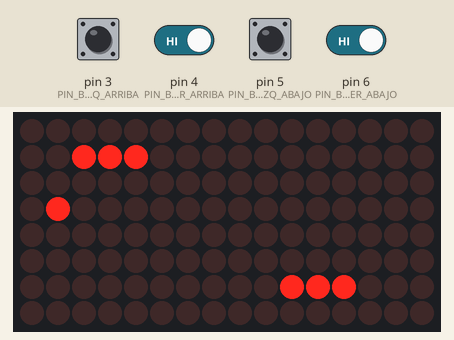
Simulated run of this sketch. Board: Arduino Uno, built with avr-gcc and run on an emulated ATmega328P. On the bench: 16×8 LED matrix. The test bench sets the inputs (shaded band); at power-on: pin 3 (PIN_BOTON_IZQ_ARRIBA), pin 4 (PIN_BOTON_DER_ARRIBA), pin 5 (PIN_BOTON_IZQ_ABAJO), pin 6 (PIN_BOTON_DER_ABAJO) HIGH. Random numbers use the default seed unless the sketch sets one.

Above: at 1.2 s.
1.3 s: pin 3 (PIN_BOTON_IZQ_ARRIBA) pulled LOW for 0.55 s
At 1.56 s:
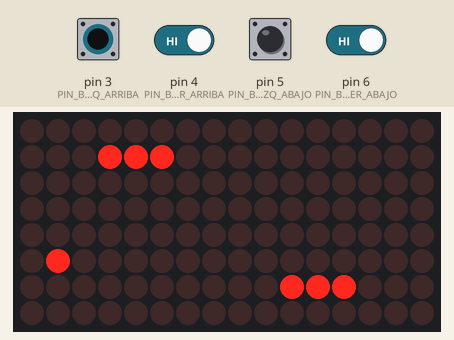
3.5 s: pin 3 (PIN_BOTON_IZQ_ARRIBA) driven LOW and pin 4 (PIN_BOTON_DER_ARRIBA) driven LOW
5.5 s: pin 3 (PIN_BOTON_IZQ_ARRIBA) driven HIGH
At 7.69 s:
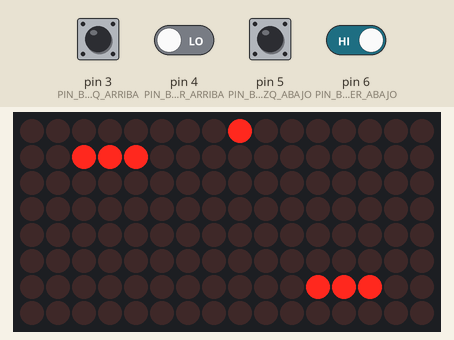
8.5 s: pin 5 (PIN_BOTON_IZQ_ABAJO) pulled LOW for 0.55 s
At 8.71 s:
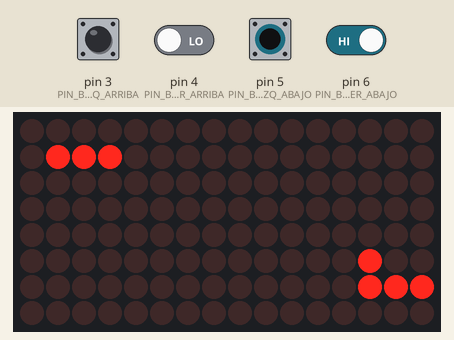
10.7 s: pin 3 (PIN_BOTON_IZQ_ARRIBA) driven LOW
At 10.95 s:
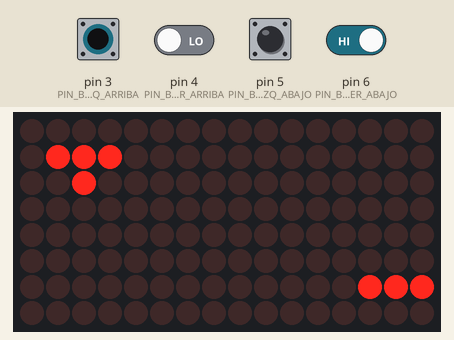
12.9 s: pin 4 (PIN_BOTON_DER_ARRIBA) driven HIGH and pin 6 (PIN_BOTON_DER_ABAJO) driven LOW
At 13.17 s:
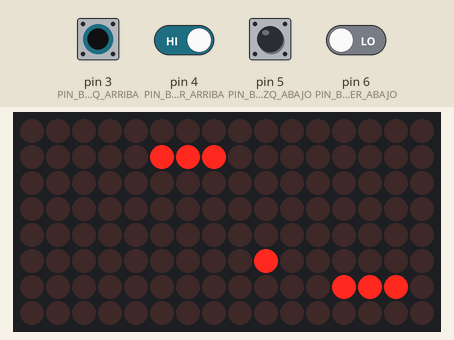

The sketch:

pong.ino
```cpp
#include "LedControl.h"
#include <binary.h>

/* * * * * * * * * * * * * * * * *
 *  CONSTANTES Y TIPOS DE DATOS */

#define PRIMERA_MATRIZ 0
#define SEGUNDA_MATRIZ 1

#define X_MINIMA 0
#define X_MAXIMA 7
#define Y_MINIMA 0
#define Y_MAXIMA 7
#define LARGO_MATRIZ 8

#define X_PALETA_IZQ 1
#define X_PALETA_DER 14
#define Y_PALETA_MINIMA 0
#define Y_PALETA_MAXIMA 5
#define Y_PALETA_INICIAL 2
#define LARGO_PALETA 3

#define CANTIDAD_BOTONES 4
#define PIN_BOTON_IZQ_ARRIBA 3
#define PIN_BOTON_IZQ_ABAJO  5
#define PIN_BOTON_DER_ARRIBA 4
#define PIN_BOTON_DER_ABAJO  6

#define PIN_MATRIZ_DATA_IN   10
#define PIN_MATRIZ_CLK       12
#define PIN_MATRIZ_LOAD      11

typedef struct paleta{
  int x;
  int y;
  int vel;
} paleta_t;

typedef struct pelota{
  int x;
  int y;
  int vel_x;
  int vel_y;
} pelota_t;

/* * * * * * * * * * * * * * * * *
 *  VARIABLES */

LedControl lcl=LedControl(PIN_MATRIZ_DATA_IN,PIN_MATRIZ_CLK,PIN_MATRIZ_LOAD,2);  //Maneja las matrices de leds.

paleta_t paleta_izq = {X_PALETA_IZQ,Y_PALETA_INICIAL,0};
paleta_t paleta_der = {X_PALETA_DER,Y_PALETA_INICIAL,0};
pelota_t pelota = {X_MAXIMA,rand() % LARGO_MATRIZ,-1,1} ;

int puntaje_izq = 0;
int puntaje_der = 0;

/* * * * * * * * * * * * * * * * *
 *  FUNCIONES AUXILIARES */

void dibujar(int x, int y, int estado){
  int matriz;
  if (x > X_MAXIMA) {
    matriz = SEGUNDA_MATRIZ;
    x -= LARGO_MATRIZ;
  } else matriz = PRIMERA_MATRIZ;

  lcl.setLed(matriz,x,y,estado);
}

void dibujarEnParalelo(int x,int y,int estado){
  dibujar(x,y,estado);
  dibujar(x + LARGO_MATRIZ,y,estado);
}

void dibujarPaleta(paleta_t paleta){
  for(int i=0;i <= Y_MAXIMA;i++){ //Apaga los led de la columna de la paleta. Ver si funciona.
    dibujar(paleta.x,i,0);
  }
  for(int i=0;i < LARGO_PALETA;i++){ //Prende solo los led de la paleta.
    dibujar(paleta.x,paleta.y + i,1);
  }
}

void moverPaleta(paleta_t* paleta){
  int nueva_y = paleta->y + paleta->vel;
  if(nueva_y >= Y_PALETA_MINIMA and nueva_y <= Y_PALETA_MAXIMA){
    paleta->y = nueva_y;
    dibujarPaleta(*paleta);
  }
}

bool colisionConPaleta(){
  bool condicion1 = pelota.x + pelota.vel_x == paleta_izq.x;
  bool condicion2 = (pelota.y >= paleta_izq.y + pelota.vel_y) and (pelota.y < paleta_izq.y + LARGO_PALETA + pelota.vel_y);
  bool condicion3 = pelota.x + pelota.vel_x == paleta_der.x;
  bool condicion4 = (pelota.y >= paleta_der.y + pelota.vel_y) and (pelota.y < paleta_der.y + LARGO_PALETA + pelota.vel_y);
  return (condicion1 and condicion2) or ( condicion3 and condicion4);
}

void moverPelota(){
  int x_anterior = pelota.x;
  int y_anterior = pelota.y;

  if ((pelota.y + pelota.vel_y) > Y_MAXIMA or (pelota.y + pelota.vel_y) < Y_MINIMA){
    pelota.vel_y *= -1;
  }
  pelota.y += pelota.vel_y;

  if (colisionConPaleta()){
    pelota.vel_x *= -1;
  }
  pelota.x += pelota.vel_x;

  dibujar(x_anterior,y_anterior,0);
  dibujar(pelota.x,pelota.y,1);
}

void dibujarPuntaje(int matriz,int puntaje){

  if (puntaje == 0){
    byte digito0[] = {B00011000,B00100100,B01000010,B01000010,B01000010,B01000010,B00100100,B00011000};
    for (int i=0;i < LARGO_MATRIZ;i++){
      lcl.setRow(matriz,i,digito0[i]);
    }
  }

  if (puntaje == 1){
    byte digito1[] = {B00011000,B01111000,B00011000,B00011000,B00011000,B00011000,B00011000,B01111110};
    byte digito1_[] = {B01111110,B00011000,B00011000,B00011000,B00011000,B00011000,B00011110,B00011000};
    for (int i=0;i < LARGO_MATRIZ;i++){
      if (matriz == 0){
         lcl.setRow(matriz,i,digito1_[i]);
      }else{
      lcl.setRow(matriz,i,digito1[i]);
    }
  }
  }

  if (puntaje == 2){
    byte digito2[] = {B01111110,B00000010,B00000010,B00000010,B01111110,B01000000,B01000000,B01111110};
    byte digito2_[] = {B01111110,B00000010,B00000010,B01111110,B01000000,B01000000,B01000000,B01111110};
    for (int i=0;i < LARGO_MATRIZ;i++){
      if (matriz == 0){
         lcl.setRow(matriz,i,digito2_[i]);
      }else{
      lcl.setRow(matriz,i,digito2[i]);
    }
  }
  }

  if (puntaje == 3){
    byte digito3[] = {B01111110,B00000010,B00000010,B00111110,B00111110,B00000010,B00000010,B01111110};
    byte digito3_[] = {B01111110,B01000000,B01000000,B01111100,B01111100,B01000000,B01000000,B01111110};
      for (int i=0;i < LARGO_MATRIZ;i++){
        if (matriz == 0){
         lcl.setRow(matriz,i,digito3_[i]);
      }else{
      lcl.setRow(matriz,i,digito3[i]);
    }
      }
  }

  if (puntaje == 4){
    byte digito4[] = {B11000110,B11000110,B11000110,B11000110,B11111110,B00000110,B00000110,B00000110};
    byte digito4_[] = {B01100000,B01100000,B01100000,B01111111,B01100011,B01100011,B01100011,B01100011};
      for (int i=0;i < LARGO_MATRIZ;i++){
        if (matriz == 0){
         lcl.setRow(matriz,i,digito4_[i]);
      }else{
      lcl.setRow(matriz,i,digito4[i]);
    }
      }
  }

  if (puntaje == 5){
    byte digito5[] = {B11111110,B11111110,B11000000,B11000000,B11111110,B00000110,B00000110,B11111110};
    byte digito5_[] = {B01111111,B01100000,B01100000,B01111111,B00000011,B00000011,B01111111,B01111111};
      for (int i=0;i < LARGO_MATRIZ;i++){
        if (matriz == 0){
         lcl.setRow(matriz,i,digito5_[i]);
      }else{
      lcl.setRow(matriz,i,digito5[i]);
    }
      }
  }
}

void inicializar(){
  dibujarPaleta(paleta_izq);
  dibujarPaleta(paleta_der);
  dibujar(pelota.x,pelota.y,1);
}

void administrarEntrada(paleta_t* paleta_der,paleta_t* paleta_izq){
  paleta_der->vel = !digitalRead(PIN_BOTON_DER_ARRIBA) - !digitalRead(PIN_BOTON_DER_ABAJO);
  paleta_izq->vel = !digitalRead(PIN_BOTON_IZQ_ARRIBA) - !digitalRead(PIN_BOTON_IZQ_ABAJO);
}

void transicion(){
  //Fase 1

  delay(165);

  dibujarEnParalelo(3,3,1);
  dibujarEnParalelo(3,4,1);  //Prendo leds en forma radial 1
  dibujarEnParalelo(4,3,1);
  dibujarEnParalelo(4,4,1);

  delay(165);
  //Fase 2
  dibujarEnParalelo(3,3,0);
  dibujarEnParalelo(3,4,0);  //Apago leds anteriores
  dibujarEnParalelo(4,3,0);
  dibujarEnParalelo(4,4,0);


  dibujarEnParalelo(3,2,1);
  dibujarEnParalelo(4,2,1);
  dibujarEnParalelo(5,3,1);
  dibujarEnParalelo(5,4,1);  //Prendo segunda tanda de leds
  dibujarEnParalelo(4,5,1);
  dibujarEnParalelo(3,5,1);
  dibujarEnParalelo(2,4,1);
  dibujarEnParalelo(2,3,1);

  delay(165);

  //Fase 3
  dibujarEnParalelo(3,2,0);
  dibujarEnParalelo(4,2,0);
  dibujarEnParalelo(5,3,0);
  dibujarEnParalelo(5,4,0);  //Apago tanda anterior
  dibujarEnParalelo(4,5,0);
  dibujarEnParalelo(3,5,0);
  dibujarEnParalelo(2,4,0);
  dibujarEnParalelo(2,3,0);


  dibujarEnParalelo(3,1,1);
  dibujarEnParalelo(4,1,1);
  dibujarEnParalelo(5,1,1);
  dibujarEnParalelo(5,2,1);
  dibujarEnParalelo(6,2,1);
  dibujarEnParalelo(6,3,1);
  dibujarEnParalelo(6,4,1);
  dibujarEnParalelo(6,5,1);
  dibujarEnParalelo(5,5,1);
  dibujarEnParalelo(5,6,1); //Prendo nueva tanda
  dibujarEnParalelo(4,6,1);
  dibujarEnParalelo(3,6,1);
  dibujarEnParalelo(2,6,1);
  dibujarEnParalelo(2,5,1);
  dibujarEnParalelo(1,5,1);
  dibujarEnParalelo(1,4,1);
  dibujarEnParalelo(1,3,1);
  dibujarEnParalelo(1,2,1);
  dibujarEnParalelo(2,2,1);
  dibujarEnParalelo(2,1,1);

  delay(165);

  //Fase 4

  dibujarEnParalelo(3,1,0);
  dibujarEnParalelo(4,1,0);
  dibujarEnParalelo(5,1,0);
  dibujarEnParalelo(5,2,0);
  dibujarEnParalelo(6,2,0);
  dibujarEnParalelo(6,3,0);
  dibujarEnParalelo(6,4,0);
  dibujarEnParalelo(6,5,0);
  dibujarEnParalelo(5,5,0);
  dibujarEnParalelo(5,6,0); //Apago tanda anterior
  dibujarEnParalelo(4,6,0);
  dibujarEnParalelo(3,6,0);
  dibujarEnParalelo(2,6,0);
  dibujarEnParalelo(2,5,0);
  dibujarEnParalelo(1,5,0);
  dibujarEnParalelo(1,4,0);
  dibujarEnParalelo(1,3,0);
  dibujarEnParalelo(1,2,0);
  dibujarEnParalelo(2,2,0);
  dibujarEnParalelo(2,1,0);


  dibujarEnParalelo(1,0,1);
  dibujarEnParalelo(2,0,1);
  dibujarEnParalelo(3,0,1);
  dibujarEnParalelo(4,0,1);
  dibujarEnParalelo(5,0,1);
  dibujarEnParalelo(6,0,1);
  dibujarEnParalelo(6,1,1);
  dibujarEnParalelo(7,1,1);
  dibujarEnParalelo(7,2,1);
  dibujarEnParalelo(7,3,1);
  dibujarEnParalelo(7,4,1);
  dibujarEnParalelo(7,5,1);
  dibujarEnParalelo(7,6,1);
  dibujarEnParalelo(6,6,1); //Ultima tanda
  dibujarEnParalelo(6,7,1);
  dibujarEnParalelo(5,7,1);
  dibujarEnParalelo(4,7,1);
  dibujarEnParalelo(3,7,1);
  dibujarEnParalelo(2,7,1);
  dibujarEnParalelo(1,7,1);
  dibujarEnParalelo(1,6,1);
  dibujarEnParalelo(0,6,1);
  dibujarEnParalelo(0,5,1);
  dibujarEnParalelo(0,4,1);
  dibujarEnParalelo(0,3,1);
  dibujarEnParalelo(0,2,1);
  dibujarEnParalelo(0,1,1);
  dibujarEnParalelo(1,1,1);

  delay(165);
  dibujarEnParalelo(6,1,0);
  dibujarEnParalelo(6,6,0);
  dibujarEnParalelo(1,6,0);
  dibujarEnParalelo(1,1,0);

  dibujarEnParalelo(0,7,1);
  dibujarEnParalelo(7,7,1);
  dibujarEnParalelo(0,0,1);
  dibujarEnParalelo(7,0,1);

  delay(165);

  for(int i = 0;i < lcl.getDeviceCount();i++) {
      lcl.clearDisplay(i);
  }
}

void informarVictoria(){
  int matriz_ganadora;
  int matriz_perdedora;
  if(puntaje_izq > puntaje_der){
    matriz_ganadora = PRIMERA_MATRIZ;
    matriz_perdedora = SEGUNDA_MATRIZ;
  } else {
    matriz_ganadora = SEGUNDA_MATRIZ;
    matriz_perdedora = PRIMERA_MATRIZ;
  }

  byte victoria[] = {B11000011,B11000011,B11011011,B11011011,B11011011,B11111111,B11111111,B11100111};
  byte victoria_[] = {B11100111,B11111111,B11111111,B11011011,B11011011,B11011011,B11000011,B11000011};
  for (int i=0;i < LARGO_MATRIZ;i++){
    if (matriz_ganadora == 0){
      lcl.setRow(matriz_ganadora,i,victoria_[i]);
    }else{
      lcl.setRow(matriz_ganadora,i,victoria[i]);
    }
  }


  byte derrota[] = {B00110000,B00110000,B00110000,B00110000,B00110000,B00110000,B00111110,B00111110};
  byte derrota_[] = {B01111100,B01111100,B00001100,B00001100,B00001100,B00001100,B00001100,B00001100};
  for (int i=0;i < LARGO_MATRIZ;i++){
    if (matriz_perdedora == 0){
      lcl.setRow(matriz_perdedora,i,derrota_[i]);
    }else{
      lcl.setRow(matriz_perdedora,i,derrota[i]);
    }
  }

  delay(1300);
}

void reiniciar(){
  for(int i = 0;i < lcl.getDeviceCount();i++) {
      lcl.clearDisplay(i);
  }

  paleta_izq.y = Y_PALETA_INICIAL;
  paleta_der.y = Y_PALETA_INICIAL;

  pelota.x = X_MAXIMA;
  pelota.y = rand() % LARGO_MATRIZ;
  pelota.vel_x = 2 * (rand() % 2) -1;
  pelota.vel_y = 2 * (rand() % 2) -1;

  transicion();

  for(int i = 0;i < lcl.getDeviceCount();i++) {
      lcl.clearDisplay(i);
  }
  delay(500);

  dibujarPuntaje(PRIMERA_MATRIZ,puntaje_izq);
  dibujarPuntaje(SEGUNDA_MATRIZ,puntaje_der);

  delay(1300);

  for(int i = 0;i < lcl.getDeviceCount();i++) {
      lcl.clearDisplay(i);
  }

  if(puntaje_der == 5 || puntaje_izq == 5){
    informarVictoria();
    puntaje_der = 0;
    puntaje_izq = 0;

    for(int i = 0;i < lcl.getDeviceCount();i++) {
      lcl.clearDisplay(i);
    }
  }

  inicializar();
  delay(1000);
}

void gestionarCondicionesDeVictoria(){
  if (pelota.x == 0 or pelota.x == 15){
    if(pelota.x == 0)
      puntaje_der++;
    else
      puntaje_izq++;

    reiniciar();
  }
}

/* * * * * * * * * * * * * * * * *
 *  FUNCIONES PRINCIPALES */

void setup() {
  for(int index=0 ; index < lcl.getDeviceCount() ; index++) { //Apaga todos los LEDS e inicializa la variable de control de matriz
      lcl.shutdown(index,false);
      lcl.clearDisplay(index);
  }
  inicializar();

  //Inicializacion de pines de botones
  const char pines[] = {PIN_BOTON_IZQ_ARRIBA,PIN_BOTON_IZQ_ABAJO,PIN_BOTON_DER_ARRIBA,PIN_BOTON_DER_ABAJO};
  for(char i = 0;i < CANTIDAD_BOTONES;i++){
      pinMode(pines[i], INPUT_PULLUP);
  }
}

void loop() {
 administrarEntrada(&paleta_der,&paleta_izq);
 moverPaleta(&paleta_izq);
 moverPaleta(&paleta_der);
 moverPelota();
 gestionarCondicionesDeVictoria();
 delay(200);
}
```
